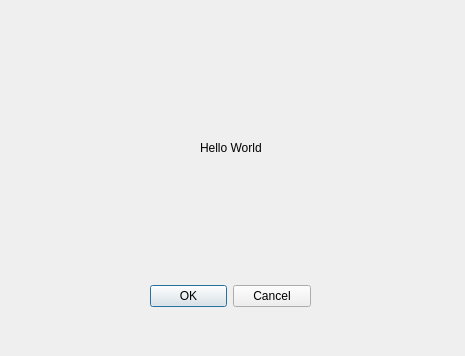
<?xml version="1.0" encoding="UTF-8"?>
<ui version="4.0">
 <class>Dialog</class>
 <widget class="QDialog" name="Dialog">
  <property name="geometry">
   <rect>
    <x>0</x>
    <y>0</y>
    <width>465</width>
    <height>356</height>
   </rect>
  </property>
  <property name="windowTitle">
   <string>Dialog</string>
  </property>
  <widget class="QDialogButtonBox" name="buttonBox">
   <property name="geometry">
    <rect>
     <x>150</x>
     <y>280</y>
     <width>161</width>
     <height>32</height>
    </rect>
   </property>
   <property name="orientation">
    <enum>Qt::Horizontal</enum>
   </property>
   <property name="standardButtons">
    <set>QDialogButtonBox::Cancel|QDialogButtonBox::Ok</set>
   </property>
  </widget>
  <widget class="QLabel" name="label">
   <property name="geometry">
    <rect>
     <x>200</x>
     <y>140</y>
     <width>61</width>
     <height>16</height>
    </rect>
   </property>
   <property name="text">
    <string>Hello World</string>
   </property>
  </widget>
 </widget>
 <resources/>
 <connections>
  <connection>
   <sender>buttonBox</sender>
   <signal>accepted()</signal>
   <receiver>Dialog</receiver>
   <slot>accept()</slot>
   <hints>
    <hint type="sourcelabel">
     <x>248</x>
     <y>254</y>
    </hint>
    <hint type="destinationlabel">
     <x>157</x>
     <y>274</y>
    </hint>
   </hints>
  </connection>
  <connection>
   <sender>buttonBox</sender>
   <signal>rejected()</signal>
   <receiver>Dialog</receiver>
   <slot>reject()</slot>
   <hints>
    <hint type="sourcelabel">
     <x>316</x>
     <y>260</y>
    </hint>
    <hint type="destinationlabel">
     <x>286</x>
     <y>274</y>
    </hint>
   </hints>
  </connection>
 </connections>
</ui>
